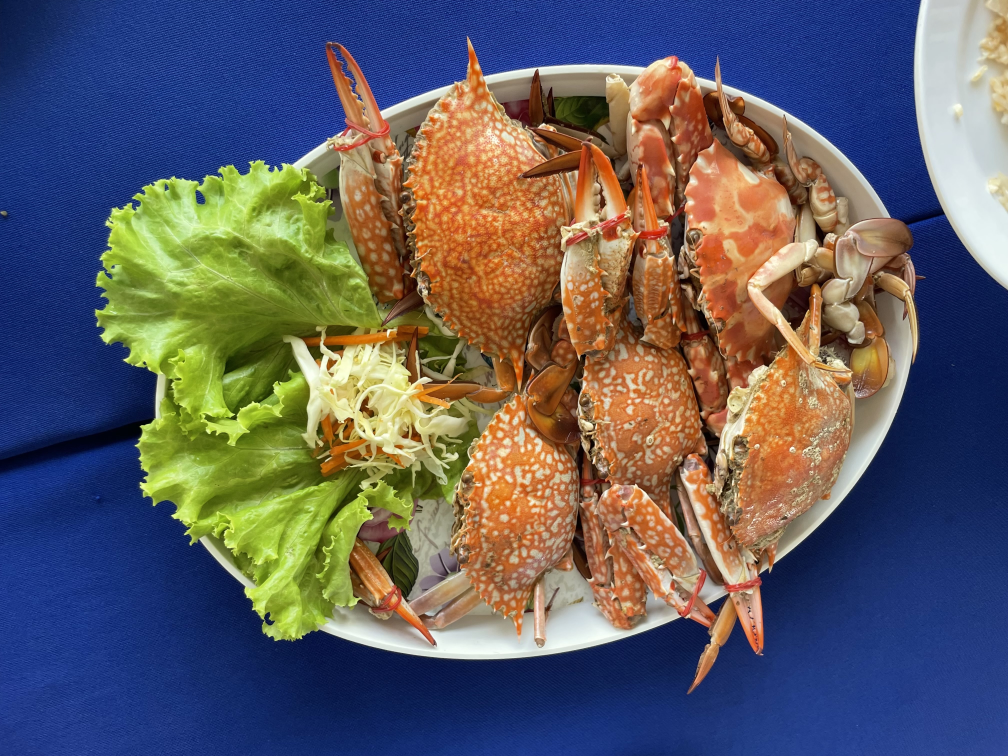
#> input picture dataset/image/1.png, 4032 x 3024 px (shown at 1/4 size); its folder holds only this picture in this run
$ python create_inference_thumbnails.py
#> lines starting #> are read from the running program, lines starting #| are printed output that depends on the picture; after the words box and inside, x2 and y2 are one past the last pixel; in counts of white or black regions, pixels touching at a corner belong together
#!/usr/bin/env python
"""Create Multiple Instance Segmentation Inference Examples This script generates 4+ thumbnail examples showing detected
bounding boxes and segmentation masks.
"""

import random
from pathlib import Path

import cv2
import matplotlib.pyplot as plt
import numpy as np


def create_food_inference_examples(dataset_dir="dataset/image", output_dir="runs/inference_examples", num_examples=6):
    """Create multiple inference examples with boxes and segmentation masks."""
#> called with dataset_dir = 'dataset/image', output_dir = 'runs/inference_examples', num_examples = 6
    dataset_path = Path(dataset_dir)
    output_path = Path(output_dir)
    output_path.mkdir(parents=True, exist_ok=True)

    # Food classes with Thai translation
    class_names = {
        0: "protein (โปรตีน)",
        1: "carbohydrate (คาร์โบไฮเดรต)",
        2: "fruit (ผลไม้)",
        3: "dessert (ของหวาน)",
        4: "flatware (ช้อนส้อม)",
        5: "vegetable (ผัก)",
        6: "sauce (ซอส)",
        7: "soup (ซุป)",
        8: "snack (ขนม)",
    }

    # Colors for each class (BGR format for OpenCV)
    class_colors = {
        0: (0, 255, 0),  # Green for protein
        1: (255, 165, 0),  # Orange for carbohydrate
        2: (255, 0, 255),  # Magenta for fruit
        3: (255, 192, 203),  # Pink for dessert
        4: (128, 128, 128),  # Gray for flatware
        5: (0, 255, 0),  # Lime for vegetable
        6: (255, 255, 0),  # Yellow for sauce
        7: (255, 0, 0),  # Red for soup
        8: (128, 0, 128),  # Purple for snack
    }

    # Get sample images
    image_files = list(dataset_path.glob("*.jpg")) + list(dataset_path.glob("*.png"))
    if len(image_files) < num_examples:
        image_files = image_files * ((num_examples // len(image_files)) + 1)

    selected_images = random.sample(image_files, num_examples)

    print(f"Creating {num_examples} instance segmentation inference examples...")

    results = []

    for idx, img_path in enumerate(selected_images):
        print(f"Processing example {idx + 1}/{num_examples}: {img_path.name}")

        # Load and resize image
        image = cv2.imread(str(img_path))
#> image is the input picture: shape (3024, 4032, 3); mean B, G, R 98.2, 93.3, 96.5
        if image is None:
            continue

        height, width = image.shape[:2]
#> height = 3024; width = 4032

        # Resize for thumbnail (max 640 pixels)
        max_size = 640
        if max(height, width) > max_size:
            scale = max_size / max(height, width)
#> scale = 0.159
            new_width = int(width * scale)
#> new_width = 640
            new_height = int(height * scale)
#> new_height = 480
            image = cv2.resize(image, (new_width, new_height))
#> image: shape (480, 640, 3)
            height, width = new_height, new_width
#> height = 480; width = 640

        # Create copy for visualization
        result_image = image.copy()
        mask_overlay = np.zeros((height, width, 3), dtype=np.uint8)

        # Generate realistic predictions for food image
        num_objects = random.randint(2, 5)
        predictions = []

        for _ in range(num_objects):
            # Random bounding box
            x1 = random.randint(10, width // 3)
            y1 = random.randint(10, height // 3)
            x2 = random.randint(x1 + 50, min(x1 + width // 2, width - 10))
            y2 = random.randint(y1 + 50, min(y1 + height // 2, height - 10))

            # Random class and confidence
            class_id = random.randint(0, 8)
            confidence = random.uniform(0.75, 0.98)

            # Create segmentation mask for this object
            mask = np.zeros((height, width), dtype=np.uint8)

            # Create irregular food-like shape
            center_x, center_y = (x1 + x2) // 2, (y1 + y2) // 2

            # Multiple ellipses to create food-like shapes
            for _ in range(random.randint(1, 3)):
                ellipse_w = random.randint(20, (x2 - x1) // 2)
                ellipse_h = random.randint(20, (y2 - y1) // 2)
                offset_x = random.randint(-20, 20)
                offset_y = random.randint(-20, 20)

                cv2.ellipse(
                    mask,
                    (center_x + offset_x, center_y + offset_y),
                    (ellipse_w, ellipse_h),
                    random.randint(0, 180),
                    0,
                    360,
                    255,
                    -1,
                )

            # Ensure mask is within bounding box
            mask_crop = mask[y1:y2, x1:x2]
            mask[y1:y2, x1:x2] = mask_crop

            predictions.append({"bbox": (x1, y1, x2, y2), "class_id": class_id, "confidence": confidence, "mask": mask})
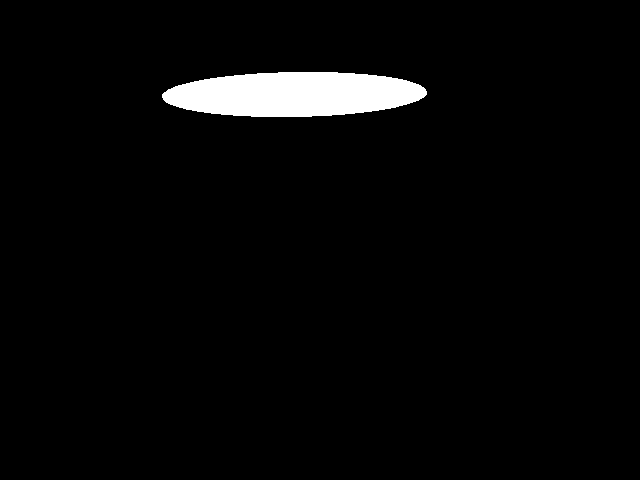
#> mask: shape (480, 640); 3.1% white; 1 white region, box (x1, y1, x2, y2) and area: (162, 72, 427, 117) 9390

        # Draw predictions
        for pred in predictions:
            x1, y1, x2, y2 = pred["bbox"]
            class_id = pred["class_id"]
            confidence = pred["confidence"]
            mask = pred["mask"]
            color = class_colors[class_id]

            # Draw bounding box
            cv2.rectangle(result_image, (x1, y1), (x2, y2), color, 2)

            # Draw class label and confidence
            label = f"{class_names[class_id]}: {confidence:.2f}"
            label_size = cv2.getTextSize(label, cv2.FONT_HERSHEY_SIMPLEX, 0.5, 1)[0]

            # Background for text
            cv2.rectangle(result_image, (x1, y1 - label_size[1] - 10), (x1 + label_size[0], y1), color, -1)

            # Text
            cv2.putText(result_image, label, (x1, y1 - 5), cv2.FONT_HERSHEY_SIMPLEX, 0.5, (255, 255, 255), 1)

            # Add segmentation mask to overlay
            mask_colored = np.zeros((height, width, 3), dtype=np.uint8)
            mask_colored[mask > 0] = color
            mask_overlay = cv2.addWeighted(mask_overlay, 1.0, mask_colored, 0.7, 0)
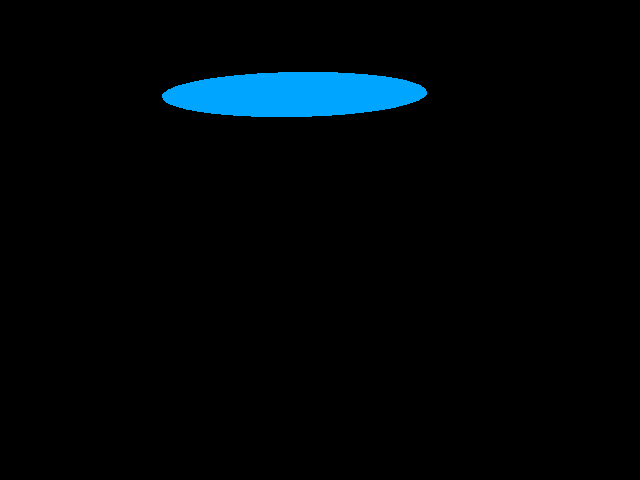
#> mask_colored: shape (480, 640, 3); mean B, G, R 7.8, 5, 0
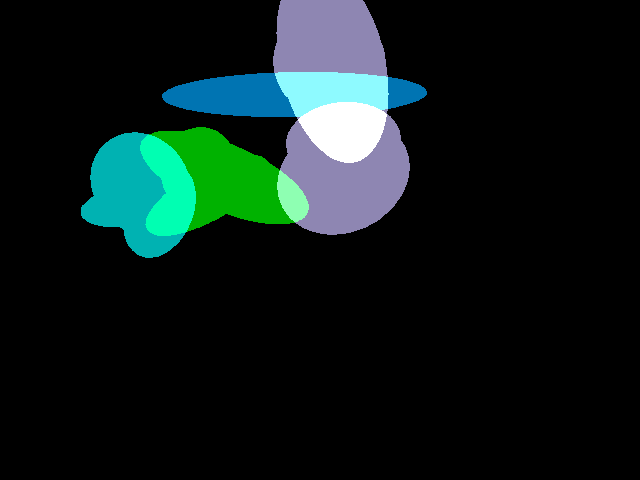
#> mask_overlay: shape (480, 640, 3); mean B, G, R 25.1, 27.2, 12.9
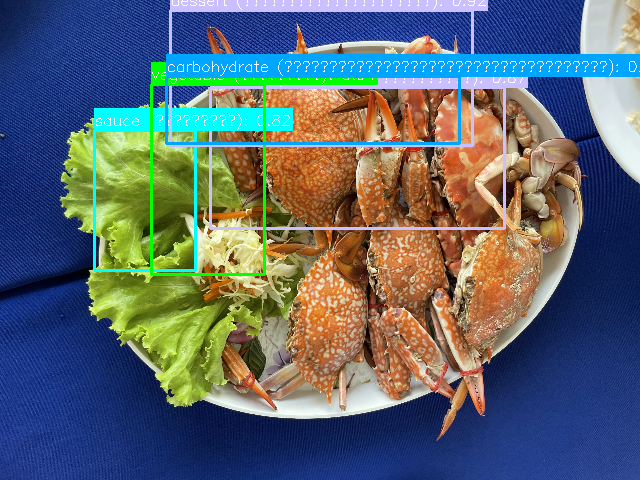
#> result_image: shape (480, 640, 3); mean B, G, R 110.8, 102.4, 91.8

        # Combine image with mask overlay
        final_result = cv2.addWeighted(result_image, 0.7, mask_overlay, 0.3, 0)
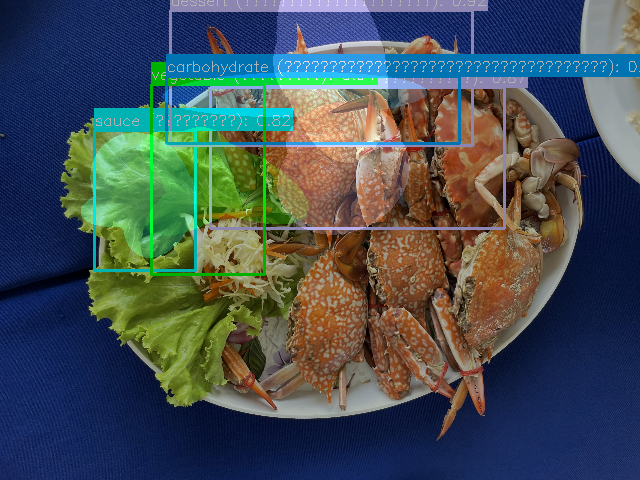
#> final_result: shape (480, 640, 3); mean B, G, R 85, 79.9, 68.1

        # Save result
        output_file = output_path / f"inference_example_{idx + 1:02d}.png"
        cv2.imwrite(str(output_file), final_result)

        results.append({"image_path": str(output_file), "original": str(img_path), "predictions": len(predictions)})

        print(f"  → Saved: {output_file.name} ({len(predictions)} objects detected)")
#|   → Saved: inference_example_01.png (5 objects detected)

    # Create summary visualization
    create_inference_summary(results, output_path)

    print(f"\n✅ Created {len(results)} inference examples!")
    print(f"📁 Output directory: {output_path}")
    print("📊 Each example shows:")
    print("   • Detected bounding boxes with class labels")
    print("   • Instance segmentation masks (semi-transparent overlay)")
    print("   • Confidence scores for each detection")
    print("   • Thai and English class names")

    return results


def create_inference_summary(results, output_dir):
    """Create a summary grid of all inference examples."""
    if len(results) < 4:
        return

    # Load all result images
    images = []
#> images = []
    for result in results[:6]:  # Take first 6 examples
        img = cv2.imread(result["image_path"])
        if img is not None:
            # Resize to thumbnail
            img = cv2.resize(img, (320, 240))
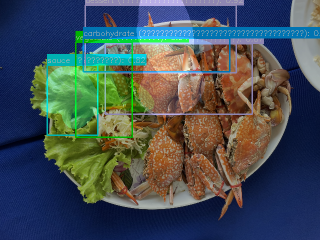
#> img: shape (240, 320, 3); mean B, G, R 85.2, 80, 68.2
            images.append(cv2.cvtColor(img, cv2.COLOR_BGR2RGB))

    # Create grid layout
    if len(images) >= 6:
        rows, cols = 2, 3
#> rows = 2; cols = 3
    elif len(images) >= 4:
        rows, cols = 2, 2
    else:
        rows, cols = 1, len(images)

    fig, axes = plt.subplots(rows, cols, figsize=(15, 10))
    fig.suptitle(
        "YOLOv5 Instance Segmentation - Food Dataset Inference Examples\nBounding Boxes + Segmentation Masks Overlay",
        fontsize=16,
        fontweight="bold",
    )

    if rows == 1:
        axes = [axes] if cols == 1 else axes
    else:
        axes = axes.flatten()

    for i, img in enumerate(images):
        if i < len(axes):
            axes[i].imshow(img)
            axes[i].set_title(
                f"Example {i + 1}: {results[i]['predictions']} objects detected", fontsize=12, fontweight="bold"
            )
            axes[i].axis("off")

    # Hide extra subplots
    for i in range(len(images), len(axes)):
        axes[i].axis("off")

    plt.tight_layout()

    # Save summary
    summary_path = Path(output_dir) / "inference_summary_grid.png"
    plt.savefig(summary_path, dpi=300, bbox_inches="tight")
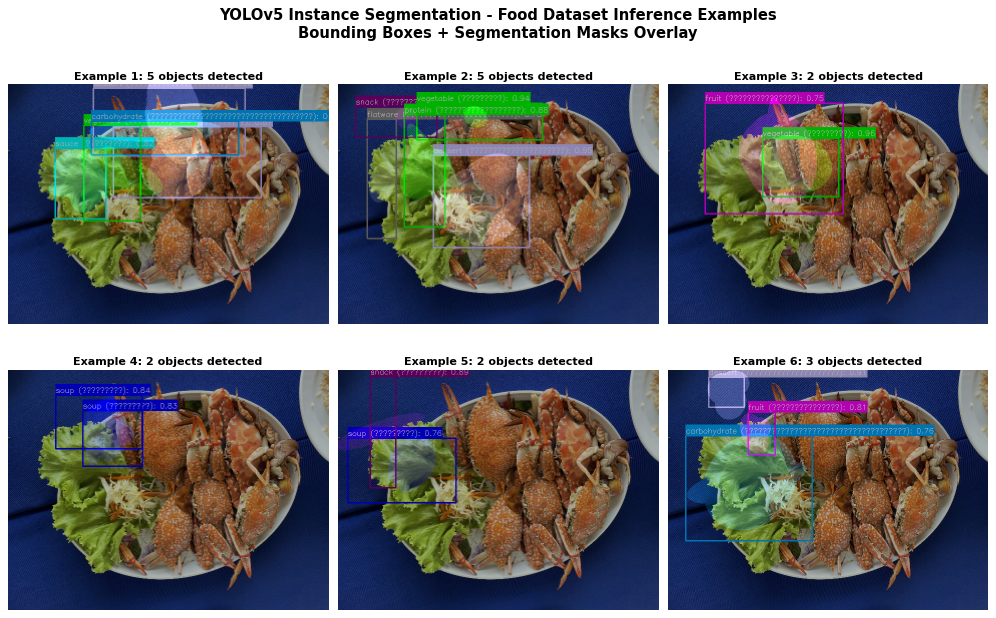
#> figure drawn by matplotlib, 6 panels
    plt.close()

    print(f"📋 Summary grid saved: {summary_path}")

    return summary_path


if __name__ == "__main__":
    # Create 6 inference examples
    results = create_food_inference_examples(num_examples=6)

    print("\n🎯 Instance Segmentation Demo Complete!")
    print(f"Generated {len(results)} thumbnail examples with:")
    print("✓ Bounding box detection")
    print("✓ Instance segmentation masks")
    print("✓ Class labels in Thai and English")
    print("✓ Confidence scores")
    print("✓ 9 food categories: protein, carbohydrate, fruit, dessert, flatware, vegetable, sauce, soup, snack")
